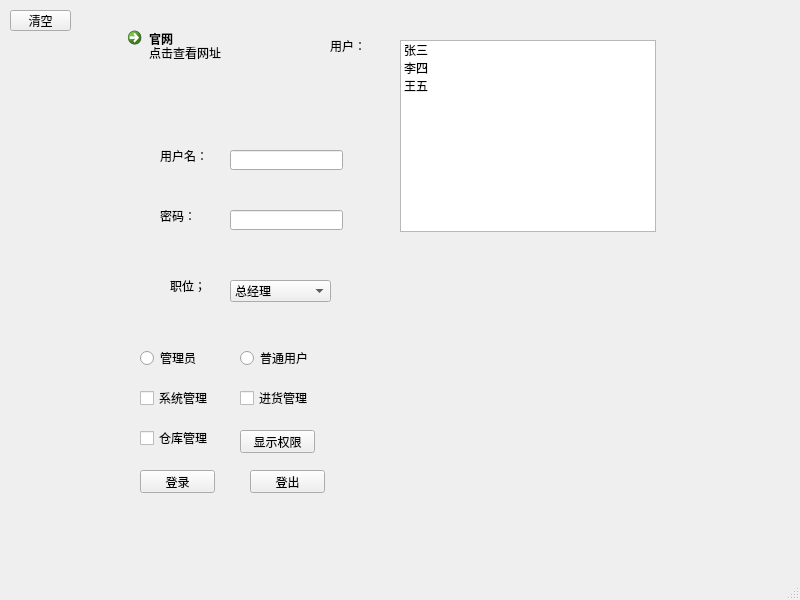
<?xml version="1.0" encoding="UTF-8"?>
<ui version="4.0">
 <class>MainWindow</class>
 <widget class="QMainWindow" name="MainWindow">
  <property name="geometry">
   <rect>
    <x>0</x>
    <y>0</y>
    <width>800</width>
    <height>600</height>
   </rect>
  </property>
  <property name="windowTitle">
   <string>系统登录</string>
  </property>
  <widget class="QWidget" name="centralwidget">
   <widget class="QLabel" name="label">
    <property name="geometry">
     <rect>
      <x>160</x>
      <y>150</y>
      <width>54</width>
      <height>12</height>
     </rect>
    </property>
    <property name="text">
     <string>用户名：</string>
    </property>
   </widget>
   <widget class="QLabel" name="label_2">
    <property name="geometry">
     <rect>
      <x>160</x>
      <y>210</y>
      <width>54</width>
      <height>12</height>
     </rect>
    </property>
    <property name="text">
     <string>密码：</string>
    </property>
   </widget>
   <widget class="QLineEdit" name="lineEdit">
    <property name="geometry">
     <rect>
      <x>230</x>
      <y>150</y>
      <width>113</width>
      <height>20</height>
     </rect>
    </property>
   </widget>
   <widget class="QLineEdit" name="lineEdit_2">
    <property name="geometry">
     <rect>
      <x>230</x>
      <y>210</y>
      <width>113</width>
      <height>20</height>
     </rect>
    </property>
    <property name="echoMode">
     <enum>QLineEdit::Password</enum>
    </property>
   </widget>
   <widget class="QPushButton" name="pushButton">
    <property name="geometry">
     <rect>
      <x>140</x>
      <y>470</y>
      <width>75</width>
      <height>23</height>
     </rect>
    </property>
    <property name="text">
     <string>登录</string>
    </property>
    <property name="icon">
     <iconset>
      <normaloff>C:/Users/admin/.designer/res/login.ico</normaloff>C:/Users/admin/.designer/res/login.ico</iconset>
    </property>
   </widget>
   <widget class="QPushButton" name="pushButton_2">
    <property name="geometry">
     <rect>
      <x>250</x>
      <y>470</y>
      <width>75</width>
      <height>23</height>
     </rect>
    </property>
    <property name="text">
     <string>登出</string>
    </property>
    <property name="icon">
     <iconset>
      <normaloff>C:/Users/admin/.designer/res/exit.ico</normaloff>C:/Users/admin/.designer/res/exit.ico</iconset>
    </property>
   </widget>
   <widget class="QToolButton" name="toolButton">
    <property name="geometry">
     <rect>
      <x>10</x>
      <y>10</y>
      <width>61</width>
      <height>21</height>
     </rect>
    </property>
    <property name="text">
     <string>清空</string>
    </property>
    <property name="icon">
     <iconset>
      <normaloff>C:/Users/admin/.designer/res/login.ico</normaloff>C:/Users/admin/.designer/res/login.ico</iconset>
    </property>
    <property name="toolButtonStyle">
     <enum>Qt::ToolButtonTextBesideIcon</enum>
    </property>
   </widget>
   <widget class="QCommandLinkButton" name="commandLinkButton">
    <property name="geometry">
     <rect>
      <x>120</x>
      <y>20</y>
      <width>186</width>
      <height>61</height>
     </rect>
    </property>
    <property name="text">
     <string>官网</string>
    </property>
    <property name="description">
     <string>点击查看网址</string>
    </property>
   </widget>
   <widget class="QRadioButton" name="radioButton">
    <property name="geometry">
     <rect>
      <x>140</x>
      <y>350</y>
      <width>89</width>
      <height>16</height>
     </rect>
    </property>
    <property name="text">
     <string>管理员</string>
    </property>
   </widget>
   <widget class="QRadioButton" name="radioButton_2">
    <property name="geometry">
     <rect>
      <x>240</x>
      <y>350</y>
      <width>89</width>
      <height>16</height>
     </rect>
    </property>
    <property name="text">
     <string>普通用户</string>
    </property>
   </widget>
   <widget class="QCheckBox" name="checkBox">
    <property name="geometry">
     <rect>
      <x>140</x>
      <y>390</y>
      <width>71</width>
      <height>16</height>
     </rect>
    </property>
    <property name="text">
     <string>系统管理</string>
    </property>
   </widget>
   <widget class="QCheckBox" name="checkBox_2">
    <property name="geometry">
     <rect>
      <x>240</x>
      <y>390</y>
      <width>71</width>
      <height>16</height>
     </rect>
    </property>
    <property name="text">
     <string>进货管理</string>
    </property>
   </widget>
   <widget class="QCheckBox" name="checkBox_3">
    <property name="geometry">
     <rect>
      <x>140</x>
      <y>430</y>
      <width>71</width>
      <height>16</height>
     </rect>
    </property>
    <property name="text">
     <string>仓库管理</string>
    </property>
   </widget>
   <widget class="QPushButton" name="pushButton_3">
    <property name="geometry">
     <rect>
      <x>240</x>
      <y>430</y>
      <width>75</width>
      <height>23</height>
     </rect>
    </property>
    <property name="text">
     <string>显示权限</string>
    </property>
   </widget>
   <widget class="QLabel" name="label_3">
    <property name="geometry">
     <rect>
      <x>170</x>
      <y>280</y>
      <width>54</width>
      <height>12</height>
     </rect>
    </property>
    <property name="text">
     <string>职位；</string>
    </property>
   </widget>
   <widget class="QComboBox" name="comboBox">
    <property name="geometry">
     <rect>
      <x>230</x>
      <y>280</y>
      <width>101</width>
      <height>22</height>
     </rect>
    </property>
    <item>
     <property name="text">
      <string>总经理</string>
     </property>
    </item>
    <item>
     <property name="text">
      <string>副总经理</string>
     </property>
    </item>
    <item>
     <property name="text">
      <string>人事经理</string>
     </property>
    </item>
   </widget>
   <widget class="QListWidget" name="listWidget">
    <property name="geometry">
     <rect>
      <x>400</x>
      <y>40</y>
      <width>256</width>
      <height>192</height>
     </rect>
    </property>
    <item>
     <property name="text">
      <string>张三</string>
     </property>
    </item>
    <item>
     <property name="text">
      <string>李四</string>
     </property>
    </item>
    <item>
     <property name="text">
      <string>王五</string>
     </property>
    </item>
   </widget>
   <widget class="QLabel" name="label_4">
    <property name="geometry">
     <rect>
      <x>330</x>
      <y>40</y>
      <width>54</width>
      <height>12</height>
     </rect>
    </property>
    <property name="text">
     <string>用户：</string>
    </property>
   </widget>
  </widget>
  <widget class="QMenuBar" name="menubar">
   <property name="geometry">
    <rect>
     <x>0</x>
     <y>0</y>
     <width>800</width>
     <height>22</height>
    </rect>
   </property>
  </widget>
  <widget class="QStatusBar" name="statusbar"/>
 </widget>
 <resources/>
 <connections>
  <connection>
   <sender>toolButton</sender>
   <signal>clicked()</signal>
   <receiver>lineEdit</receiver>
   <slot>clear()</slot>
   <hints>
    <hint type="sourcelabel">
     <x>40</x>
     <y>42</y>
    </hint>
    <hint type="destinationlabel">
     <x>286</x>
     <y>181</y>
    </hint>
   </hints>
  </connection>
 </connections>
</ui>
